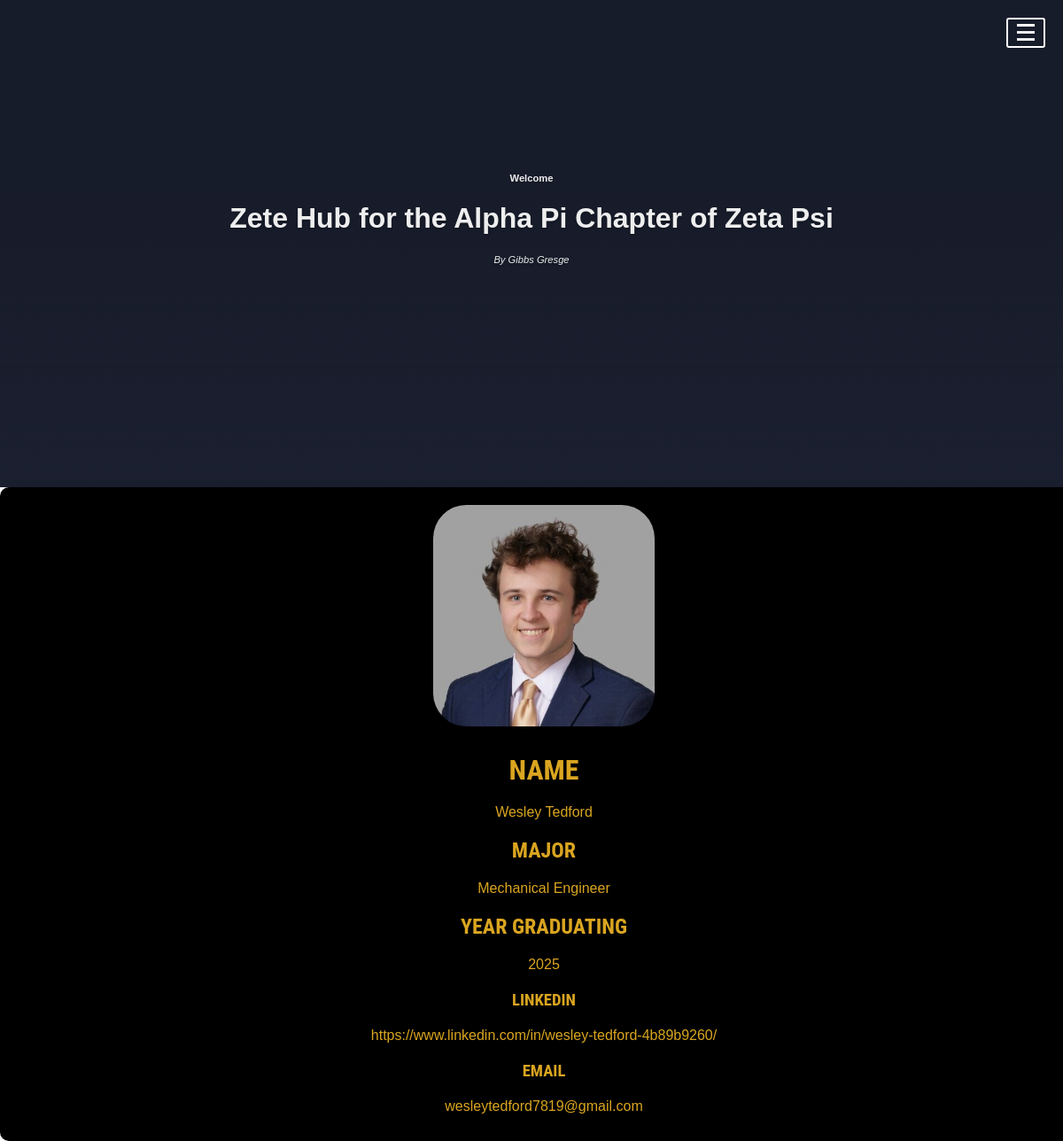
Screenshot of /personal/1 with the database file from the repository.
### tables this page shows
CREATE TABLE members (
            id INTEGER PRIMARY KEY AUTOINCREMENT,
            name TEXT,
            pledge_class TEXT, 
            major TEXT, 
            year_graduating INTEGER,
            linkedin_url TEXT,
            image_url TEXT, 
            email TEXT 
        );

### app.py (the view)
@app.route('/personal/<int:member_id>')
def personal(member_id):
    conn = get_db_connection()
    member = conn.execute(
        'SELECT * FROM members WHERE id = ?', (member_id,)
    ).fetchone()
    pledge_class = member['pledge_class']
    conn.close()
    return render_template('personal.html', member=member, pledge_class=pledge_class)

### app.py (called while the page is built)
def get_db_connection():
    conn = sqlite3.connect('src/Database/fraternity.db')
    conn.row_factory = sqlite3.Row
    return conn

### templates/personal.html (shortened to what this page needs)
<!DOCTYPE html>
<html lang="en">
<head>
    <link rel="stylesheet" href="{{ url_for('static', filename='styles/styles.css') }}">
</head>
<body>
    <div class="header">
        <div class="sides"> <a href="#" class="menu"> </a></div>
        <div class="info">
        <h4><a href="#category">Welcome</a></h4>
          <h1>Zete Hub for the Alpha Pi Chapter of Zeta Psi</h1>
          <div class="meta">
            By <a href="https://www.linkedin.com/in/gibbs-gresge-2aa017292/" target="_b">Gibbs Gresge</a>
          </div>
        </div>
      </div>
      <div class="bio">
        <img src="{{ url_for('static', filename='images/' + member.image_url.replace('%20', '')) }}" alt="">
        <div class="name">
            <h1>Name</h1>
            <p>{{ member.name }}</p>
        </div>
        <div class="major">
            <h2>Major</h2>
            <p>{{ member.major }}</p>
        </div>
        <div class="year-graduating">
            <h2>Year Graduating</h2>
            <p>{{ member.year_graduating }}</p>
        </div>
        <div class="linkedin">
            <h3>LinkedIn</h3>
            <p>{{ member.linkedin_url }}</p>
        </div>
        <div class="email">
            <h3>Email</h3>
            <p>{{ member.email }}</p>
        </div>
    </div>
</body>
</html>

### static/styles/styles.css (style rules this page uses)
html,body { margin:0; height:120%; font-family: 'Josefin Sans', sans-serif; }
a { text-decoration:none }
.header { position:relative; overflow:hidden; display:flex; flex-wrap: wrap; justify-content: center; align-items: flex-start; align-content: flex-start; height:50vw; min-height:400px; max-height:550px; min-width:300px; color:#eee; }
.header:after { content:""; width:100%; height:100%; position:absolute; bottom:0; left:0; z-index:-1; background: linear-gradient(to bottom, rgba(0,0,0,0.12) 40%,rgba(27,32,48,1) 100%); }
.header:before { content:""; width:100%; height:200%; position:absolute; top:0; left:0; -webkit-backface-visibility: hidden; -webkit-transform: translateZ(0); backface-visibility: hidden; transform: translateZ(0); background:#1B2030 url('../images/brotherhood.jpg') 50% 0 no-repeat; background-size:100%; background-attachment:fixed; animation: grow 360s linear 10ms infinite; transition:all 0.4s ease-in-out; z-index:-2 }
.header a { color:#eee }
.menu { display:block; width:40px; height:30px; border:2px solid #fff; border-radius:3px; position:absolute; right:20px; top:20px; text-decoration:none }
.menu:after { content:""; display:block; width:20px; height:3px; background:#fff; position:absolute; margin:0 auto; top:5px; left:0; right:0; box-shadow:0 8px, 0 16px }
.sides, .info { flex: 0 0 auto; width:50% }
.info { width:100%; padding:15% 10% 0 10%; text-align:center; text-shadow:0 2px 3px rgba(0,0,0,0.2) }
.info h4, .meta { font-size:0.7em }
.meta { font-style:italic; }
.bio { display: flex; flex-direction: column; justify-content: center; align-items: center; width: 99%; margin: 0 auto; padding: 20px; font-family: Arial, sans-serif; background-color: black; border-radius: 10px; box-shadow: 0 0 10px rgba(0, 0, 0, 0.1); }
.bio img { border-radius: 15%; margin-bottom: 20px; width: 250px; height: 250px; object-fit: cover; }
.bio div { display: flex; flex-direction: column; }
.bio h1,.bio h3, .bio p { margin: 10px 0; text-align: center; }
.bio h3, .bio h2, .bio h1 { margin: 10px 0; text-align: center; transition: inset .3s .3s ease-out; font-family: 'Roboto Condensed', sans-serif; font-weight: 600; text-transform: uppercase; color: goldenrod; }
.bio p { color: goldenrod; font-weight: lighter; }

### rows the page displays
members: image_url (picture), name "Wesley Tedford", major "Mechanical Engineer", year_graduating "2025", linkedin_url "https://www.linkedin.com/in/wesley-tedford-4b89b9260/", email "wesleytedford7819@gmail.com"
